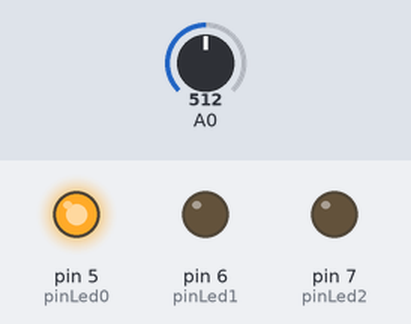
Bench run of a sketch on a simulated Arduino Uno, built with avr-gcc and run on an emulated ATmega328P. Parts: output pins drawn as LEDs (lit = HIGH). The test bench sets the inputs (shaded band); at power-on: A0 = 512.

Above: at 1.2 s.
1.3 s: A0 set to 96
2.8 s: A0 set to 81
At 3.8 s:
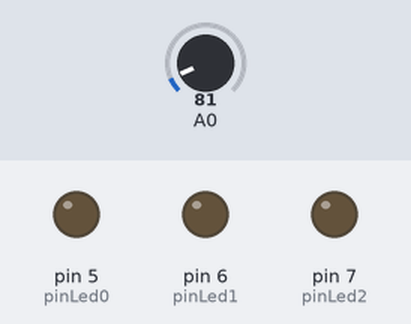
4.3 s: A0 set to 100
At 5.0 s:
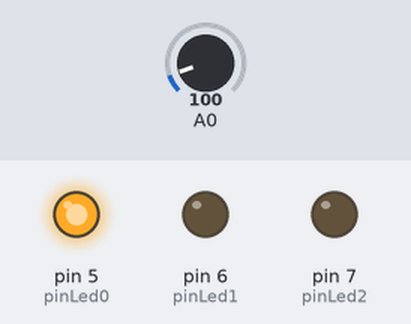
5.8 s: A0 set to 80
At 6.1 s:
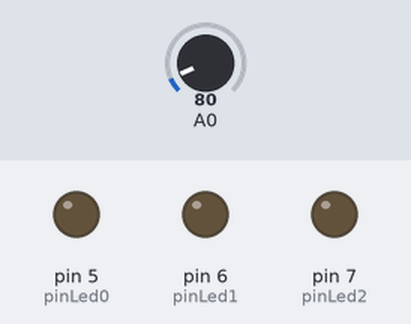
Timing chart, 0 to 8.3 s (numbered marks = the images above; inputs shaded):
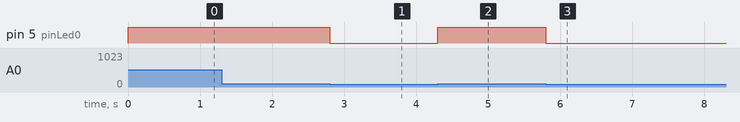

The sketch:

projeto_0003.ino
```cpp
//Autor: Roberto Schneider
//25/11/2023
//sensor de intensidade de som

//definindo nome para as portas
#define pinLed0 5
#define pinLed1 6
#define pinLed2 7

void setup() {
  // put your setup code here, to run once:
  pinMode(pinLed0, OUTPUT);
  pinMode(pinLed1, OUTPUT);
  pinMode(pinLed2, OUTPUT);


}

void loop() {
  // put your main code here, to run repeatedly:
  int valor = analogRead(A0);   //intensidade de som registrada no microfone

  digitalWrite(pinLed0, valor > 90);
  digitalWrite(pinLed1, valor > 1100);
  digitalWrite(pinLed2, valor > 1200);
}
```

Measured:
- the behaviour switches between 91 and 90 on A0 (found by bisection; images 0 and 1)
- after the input at 1.3 s, every drawn part: stays the same
- after the input at 2.8 s, pin 5 (pinLed0): HIGH → LOW at once
- after the input at 4.3 s, pin 5 (pinLed0): LOW → HIGH at once
- after the input at 5.8 s, pin 5 (pinLed0): HIGH → LOW at once
